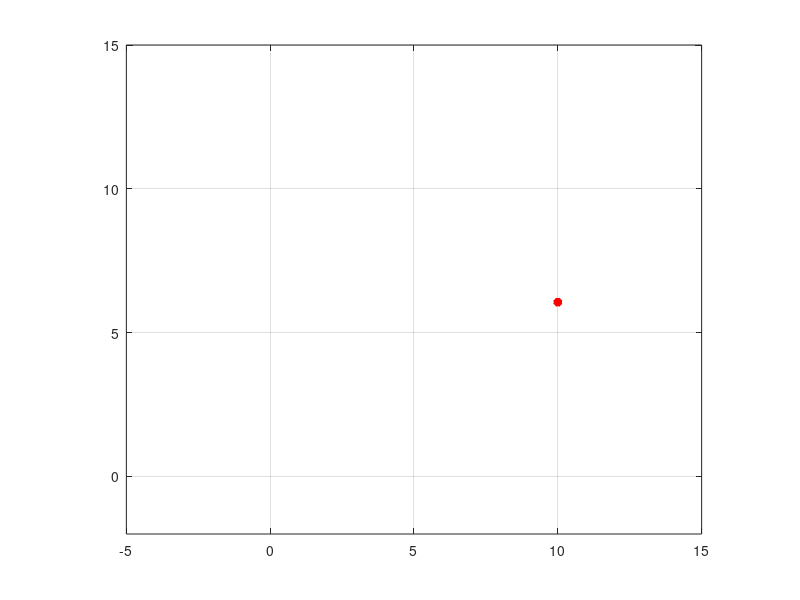

Reproduce this figure in MATLAB.
x=0; % m
y=0; % m
vx=5; % m/s
ay=3; % m/s
vy=0;
figure(1)
h=0.02 ;%s
for i=1:100
    vy=vy+ay*h;
    x=x+vx*h;
    y=y+vy*h;
    plot(x,y,'*r','LineWidth',3)
    axis equal
    axis([-5 15 -2 15])
    grid
    pause(.05)
end